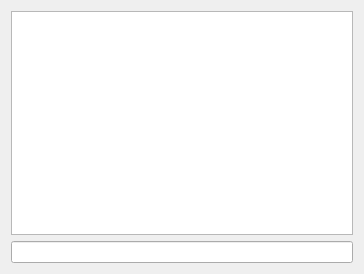
<?xml version="1.0" encoding="UTF-8"?>
<ui version="4.0">
 <class>ChatWindow</class>
 <widget class="QDialog" name="ChatWindow">
  <property name="geometry">
   <rect>
    <x>0</x>
    <y>0</y>
    <width>364</width>
    <height>274</height>
   </rect>
  </property>
  <property name="windowTitle">
   <string>Dialog</string>
  </property>
  <layout class="QVBoxLayout" name="verticalLayout">
   <item>
    <widget class="QTextBrowser" name="messageBrowser"/>
   </item>
   <item>
    <widget class="QLineEdit" name="messageEdit"/>
   </item>
  </layout>
 </widget>
 <resources/>
 <connections/>
</ui>
